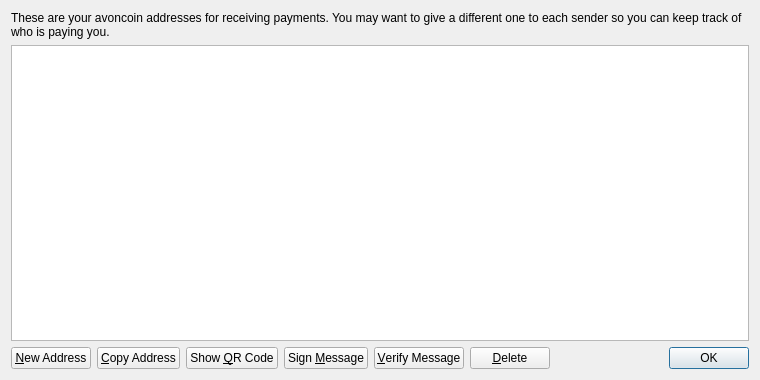
<?xml version="1.0" encoding="UTF-8"?>
<ui version="4.0">
 <class>AddressBookPage</class>
 <widget class="QWidget" name="AddressBookPage">
  <property name="geometry">
   <rect>
    <x>0</x>
    <y>0</y>
    <width>760</width>
    <height>380</height>
   </rect>
  </property>
  <property name="windowTitle">
   <string>Address Book</string>
  </property>
  <layout class="QVBoxLayout" name="verticalLayout">
   <item>
    <widget class="QLabel" name="labelExplanation">
     <property name="text">
      <string>These are your avoncoin addresses for receiving payments. You may want to give a different one to each sender so you can keep track of who is paying you.</string>
     </property>
     <property name="textFormat">
      <enum>Qt::PlainText</enum>
     </property>
     <property name="wordWrap">
      <bool>true</bool>
     </property>
    </widget>
   </item>
   <item>
    <widget class="QTableView" name="tableView">
     <property name="contextMenuPolicy">
      <enum>Qt::CustomContextMenu</enum>
     </property>
     <property name="toolTip">
      <string>Double-click to edit address or label</string>
     </property>
     <property name="tabKeyNavigation">
      <bool>false</bool>
     </property>
     <property name="alternatingRowColors">
      <bool>true</bool>
     </property>
     <property name="selectionMode">
      <enum>QAbstractItemView::SingleSelection</enum>
     </property>
     <property name="selectionBehavior">
      <enum>QAbstractItemView::SelectRows</enum>
     </property>
     <property name="sortingEnabled">
      <bool>true</bool>
     </property>
     <attribute name="verticalHeaderVisible">
      <bool>false</bool>
     </attribute>
    </widget>
   </item>
   <item>
    <layout class="QHBoxLayout" name="horizontalLayout">
     <item>
      <widget class="QPushButton" name="newAddressButton">
       <property name="toolTip">
        <string>Create a new address</string>
       </property>
       <property name="text">
        <string>&amp;New Address</string>
       </property>
       <property name="icon">
        <iconset resource="../bitcoin.qrc">
         <normaloff>:/icons/add</normaloff>:/icons/add</iconset>
       </property>
      </widget>
     </item>
     <item>
      <widget class="QPushButton" name="copyToClipboard">
       <property name="toolTip">
        <string>Copy the currently selected address to the system clipboard</string>
       </property>
       <property name="text">
        <string>&amp;Copy Address</string>
       </property>
       <property name="icon">
        <iconset resource="../bitcoin.qrc">
         <normaloff>:/icons/editcopy</normaloff>:/icons/editcopy</iconset>
       </property>
      </widget>
     </item>
     <item>
      <widget class="QPushButton" name="showQRCode">
       <property name="text">
        <string>Show &amp;QR Code</string>
       </property>
       <property name="icon">
        <iconset resource="../bitcoin.qrc">
         <normaloff>:/icons/qrcode</normaloff>:/icons/qrcode</iconset>
       </property>
      </widget>
     </item>
     <item>
      <widget class="QPushButton" name="signMessage">
       <property name="toolTip">
        <string>Sign a message to prove you own a avoncoin address</string>
       </property>
       <property name="text">
        <string>Sign &amp;Message</string>
       </property>
       <property name="icon">
        <iconset resource="../bitcoin.qrc">
         <normaloff>:/icons/edit</normaloff>:/icons/edit</iconset>
       </property>
      </widget>
     </item>
     <item>
      <widget class="QPushButton" name="verifyMessage">
       <property name="toolTip">
        <string>Verify a message to ensure it was signed with a specified avoncoin address</string>
       </property>
       <property name="text">
        <string>&amp;Verify Message</string>
       </property>
       <property name="icon">
        <iconset resource="../bitcoin.qrc">
         <normaloff>:/icons/transaction_0</normaloff>:/icons/transaction_0</iconset>
       </property>
      </widget>
     </item>
     <item>
      <widget class="QPushButton" name="deleteButton">
       <property name="toolTip">
        <string>Delete the currently selected address from the list</string>
       </property>
       <property name="text">
        <string>&amp;Delete</string>
       </property>
       <property name="icon">
        <iconset resource="../bitcoin.qrc">
         <normaloff>:/icons/remove</normaloff>:/icons/remove</iconset>
       </property>
      </widget>
     </item>
     <item>
      <spacer name="horizontalSpacer">
       <property name="orientation">
        <enum>Qt::Horizontal</enum>
       </property>
       <property name="sizeHint" stdset="0">
        <size>
         <width>40</width>
         <height>20</height>
        </size>
       </property>
      </spacer>
     </item>
     <item>
      <widget class="QDialogButtonBox" name="buttonBox">
       <property name="sizePolicy">
        <sizepolicy hsizetype="Maximum" vsizetype="Fixed">
         <horstretch>0</horstretch>
         <verstretch>0</verstretch>
        </sizepolicy>
       </property>
       <property name="standardButtons">
        <set>QDialogButtonBox::Ok</set>
       </property>
      </widget>
     </item>
    </layout>
   </item>
  </layout>
 </widget>
 <resources>
  <include location="../bitcoin.qrc"/>
 </resources>
 <connections/>
</ui>
